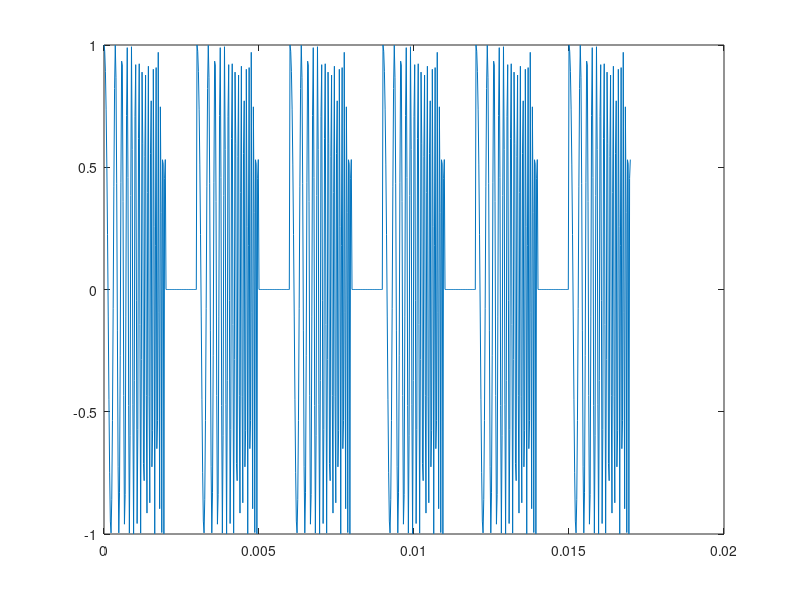
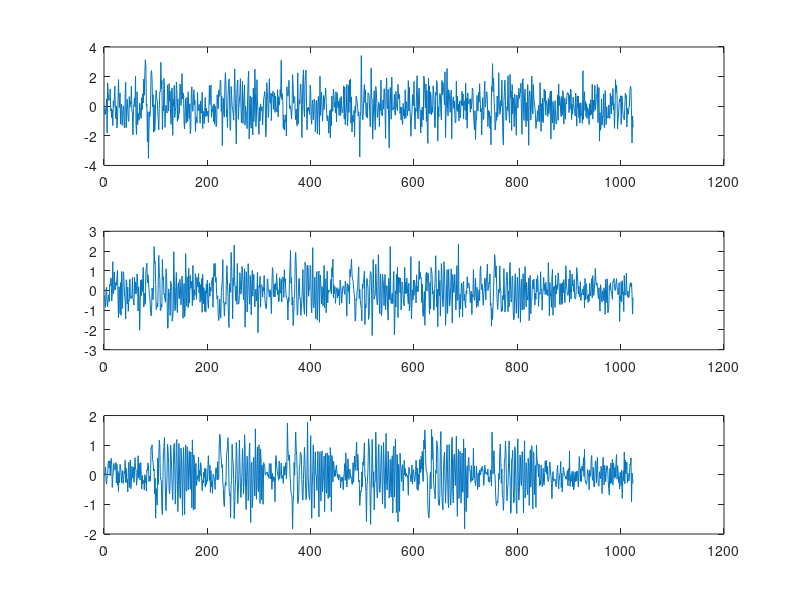

Source code (MATLAB) for these figures, in order: (Note: this script raises an error after producing the figures.)
clearvars
close all

Fs = 44000;
%% Pulse generation
pulse_length = 0.002;
chirp_f0 = 1500;
chirp_f1 = 6000;

T_pulse = 0: 1/Fs: pulse_length-1/Fs;
Y_pulse = chirp(T_pulse,chirp_f0,pulse_length,15000);

%% Signal generation
signal_length = 0.017;
inter_pulse_time = 0.001;

pulse_times =1 + floor((0: (pulse_length + inter_pulse_time): (signal_length - pulse_length)) * Fs);

num_pulses = length(pulse_times);

T_signal = 0: 1/Fs: signal_length-1/Fs;
Y_signal = zeros(1, length(T_signal));

for i = 1:num_pulses
    Y_signal(pulse_times(i):pulse_times(i) + length(Y_pulse) -1) = Y_pulse;
end

plot(T_signal, Y_signal);

%% Propogate signal (time shift, attinuation and noise)
buffer_length_samples = 1024;

buffers = zeros(3,buffer_length_samples);

sample_delays = randi([50, 150]) + [0, randi(24,1,2)];
snr = [1,5,10];

% True TDOAs form sample delays, with value 1 as reference
TDOAs_true = sample_delays(2:end) - sample_delays(1);

for i = 1:3
    buffers(i,sample_delays(i): sample_delays(i) + length(Y_signal) -1) = Y_signal;
    buffers(i,:) = awgn(buffers(i,:),snr(i));
end

figure
for i = 1:3
    subplot(3,1,i)
    plot(buffers(i,:))
end

%% Finding the TDOAs
inter_pulse_samples = inter_pulse_time*Fs;

zero_range = floor(0.4*inter_pulse_samples);

signal_centers = zeros(1,3);

for i = 1:3
    % Per buffer (= per microphone)
    % crosscorrelate with chirp pulse
    [cor_dat,cor_lag] = xcorr_simp(Y_pulse, buffers(i,:));
    
    figure
    subplot(2,1,1)
    stem(cor_lag, cor_dat)
    
    pulse_values = zeros(1,num_pulses);
    pulse_delays = zeros(1,num_pulses);
    
    for j = 1:num_pulses
        [current_pulse_value, current_pulse_delay] = max(cor_dat);
        
        
        pulse_values(j) = current_pulse_value;
        pulse_delays(j) = cor_lag(current_pulse_delay);
        
        cordat2 = cor_dat(current_pulse_delay-zero_range: current_pulse_delay+zero_range);
        cor_dat(current_pulse_delay-zero_range: current_pulse_delay+zero_range) = 0;
        
    end
    
    signal_centers(i) = mean(pulse_delays);
    
    subplot(2,1,2);    
    stem(cor_lag, cor_dat);
    hold on
    stem(pulse_delays, pulse_values)    
end

TDOAs_result = signal_centers(2:end) - signal_centers(1);

disp(TDOAs_true)
disp(TDOAs_result)


